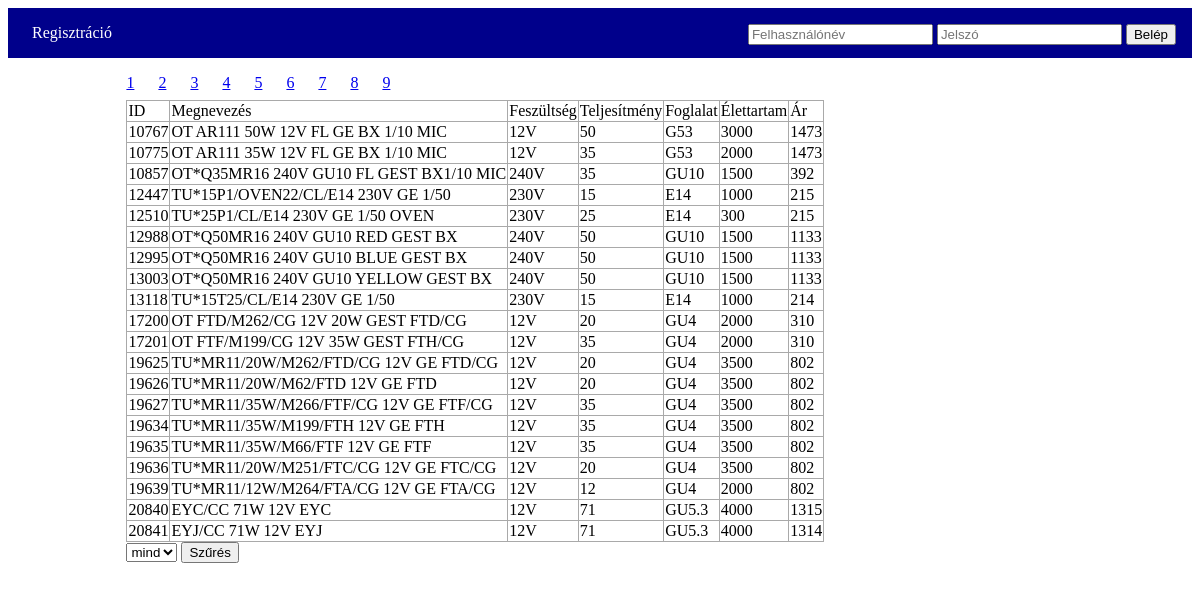
Page /index_1.php on the committed database.
### tables this page shows
CREATE TABLE `termekek` (
  `tazon` int(11) NOT NULL,
  `kazon` int(11) DEFAULT NULL,
  `tnev` varchar(50) DEFAULT NULL,
  `fesz` varchar(10) DEFAULT NULL,
  `telj` int(11) DEFAULT NULL,
  `foglalat` varchar(5) DEFAULT NULL,
  `elettartam` int(11) DEFAULT NULL,
  `ar` int(11) DEFAULT NULL
);

### index_1.php (the view, shortened to what this page needs)
<?php
require_once('config/connect.php');
if (isset($_SESSION['uid'])){
    $menu = file_get_contents('html/menu_in.html');
} else {
    $menu = file_get_contents('html/menu_out.html');
}
$sql = "SELECT * FROM termekek";
$res = $conn -> query($sql);
$numRows = $res -> num_rows;
$numPages = ceil($numRows / 20);
$oldalak = "";
for ($i = 1; $i<= $numPages; $i++){
    $oldalak .= "<a href='index.php?page={$i}'>{$i}</a>";
}
if (isset($_GET['page'])){
    $page = $_GET['page'];
} else {
    $page = 1;
}
if (isset($_GET['filter'])){
    $productNum = $_GET['productNumber'];
} else {
    $productNum = 20;
}
$record = ($page-1) * 20;
$sql = "SELECT * FROM termekek ";
if ($productNum != "mind"){
     $sql .= "LIMIT $record, $productNum";
}
$res = $conn -> query($sql);
$tabla = "";
if ($res){
    $tabla = "<table id='termekek'>"
            . "<tr>"
            . "<td>ID</td>"
            . "<td>Megnevezés</td>"
            . "<td>Feszültség</td>"
            . "<td>Teljesítmény</td>"
            . "<td>Foglalat</td>"
            . "<td>Élettartam</td>"
            . "<td>Ár</td>"
            . "</tr>";
    while ($row = $res -> fetch_array()){
        $tabla .= "<tr>"
                . "<td>{$row[0]}</td>"
                . "<td>{$row[2]}</td>"
                . "<td>{$row[3]}</td>"
                . "<td>{$row[4]}</td>"
                . "<td>{$row[5]}</td>"
                . "<td>{$row[6]}</td>"
                . "<td>{$row[7]}</td>"
                . "</tr>";
    }
    $tabla .= "</table>";
}
?>
<!DOCTYPE html>
<html>
    <head>
        <link rel="stylesheet" type="text/css" href="css/style.css">
    </head>
    <body>
        <nav>
            <?php echo $menu; ?>
        </nav>
        <div id="tartalom">
            <?php
                echo $oldalak;
                echo $tabla;
                echo file_get_contents('html/filter.html');
            ?>
        </div>
    </body>
</html>

### css/style.css (style rules this page uses)
nav { padding:16px; background-color: darkblue; }
nav a { padding: 0.5em; color: white; text-decoration: none; }
nav form { float: right; }
#termekek, #termekek td { border: 1px solid darkgray; border-collapse: collapse; }
#tartalom { padding-top: 1em; width: 80%; margin: 0 auto; }
#tartalom a { padding-right: 0.5em; margin-bottom: 0.5em; margin-right: 1em; display: inline-block; }

### rows in the picture
termekek: tazon "10767", tnev "OT AR111 50W 12V FL GE BX 1/10 MIC", fesz "12V", telj "50", foglalat "G53", elettartam "3000", ar "1473"
termekek: tazon "10775", tnev "OT AR111 35W 12V FL GE BX 1/10 MIC", fesz "12V", telj "35", foglalat "G53", elettartam "2000", ar "1473"
termekek: tazon "10857", tnev "OT*Q35MR16 240V GU10 FL GEST BX1/10 MIC", fesz "240V", telj "35", foglalat "GU10", elettartam "1500", ar "392"
termekek: tazon "12447", tnev "TU*15P1/OVEN22/CL/E14 230V GE 1/50", fesz "230V", telj "15", foglalat "E14", elettartam "1000", ar "215"
termekek: tazon "12510", tnev "TU*25P1/CL/E14 230V GE 1/50 OVEN", fesz "230V", telj "25", foglalat "E14", elettartam "300", ar "215"
termekek: tazon "12988", tnev "OT*Q50MR16 240V GU10 RED GEST BX", fesz "240V", telj "50", foglalat "GU10", elettartam "1500", ar "1133"
termekek: tazon "12995", tnev "OT*Q50MR16 240V GU10 BLUE GEST BX", fesz "240V", telj "50", foglalat "GU10", elettartam "1500", ar "1133"
termekek: tazon "13003", tnev "OT*Q50MR16 240V GU10 YELLOW GEST BX", fesz "240V", telj "50", foglalat "GU10", elettartam "1500", ar "1133"
termekek: tazon "13118", tnev "TU*15T25/CL/E14 230V GE 1/50", fesz "230V", telj "15", foglalat "E14", elettartam "1000", ar "214"
termekek: tazon "17200", tnev "OT FTD/M262/CG 12V 20W GEST FTD/CG", fesz "12V", telj "20", foglalat "GU4", elettartam "2000", ar "310"
termekek: tazon "17201", tnev "OT FTF/M199/CG 12V 35W GEST FTH/CG", fesz "12V", telj "35", foglalat "GU4", elettartam "2000", ar "310"
termekek: tazon "19625", tnev "TU*MR11/20W/M262/FTD/CG 12V GE FTD/CG", fesz "12V", telj "20", foglalat "GU4", elettartam "3500", ar "802"
termekek: tazon "19626", tnev "TU*MR11/20W/M62/FTD 12V GE FTD", fesz "12V", telj "20", foglalat "GU4", elettartam "3500", ar "802"
termekek: tazon "19627", tnev "TU*MR11/35W/M266/FTF/CG 12V GE FTF/CG", fesz "12V", telj "35", foglalat "GU4", elettartam "3500", ar "802"
termekek: tazon "19634", tnev "TU*MR11/35W/M199/FTH 12V GE FTH", fesz "12V", telj "35", foglalat "GU4", elettartam "3500", ar "802"
termekek: tazon "19635", tnev "TU*MR11/35W/M66/FTF 12V GE FTF", fesz "12V", telj "35", foglalat "GU4", elettartam "3500", ar "802"
termekek: tazon "19636", tnev "TU*MR11/20W/M251/FTC/CG 12V GE FTC/CG", fesz "12V", telj "20", foglalat "GU4", elettartam "3500", ar "802"
termekek: tazon "19639", tnev "TU*MR11/12W/M264/FTA/CG 12V GE FTA/CG", fesz "12V", telj "12", foglalat "GU4", elettartam "2000", ar "802"
termekek: tazon "20840", tnev "EYC/CC 71W 12V EYC", fesz "12V", telj "71", foglalat "GU5.3", elettartam "4000", ar "1315"
termekek: tazon "20841", tnev "EYJ/CC 71W 12V EYJ", fesz "12V", telj "71", foglalat "GU5.3", elettartam "4000", ar "1314"
